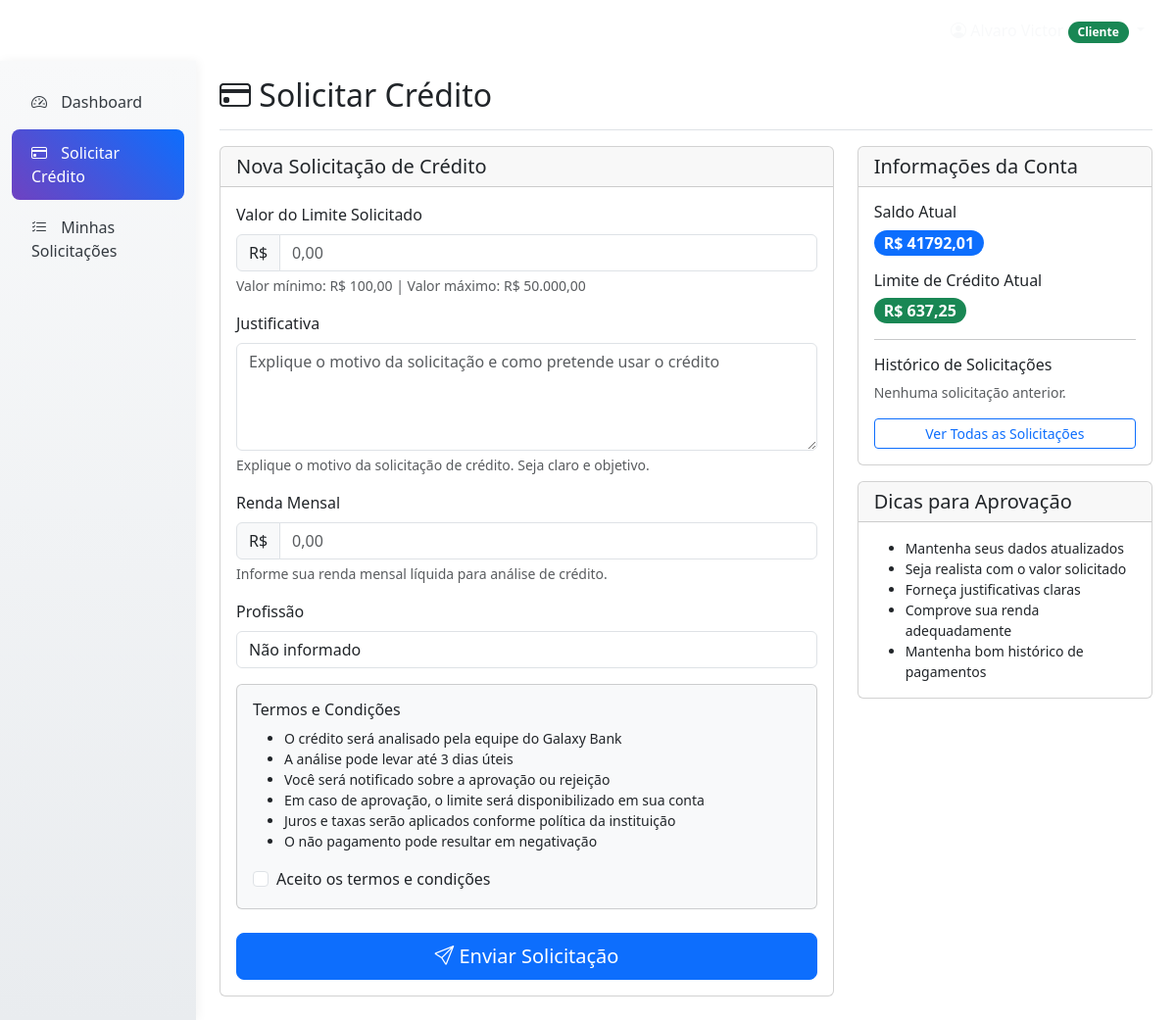
Before: /credito/solicitar/ (signed in) with the older database file.
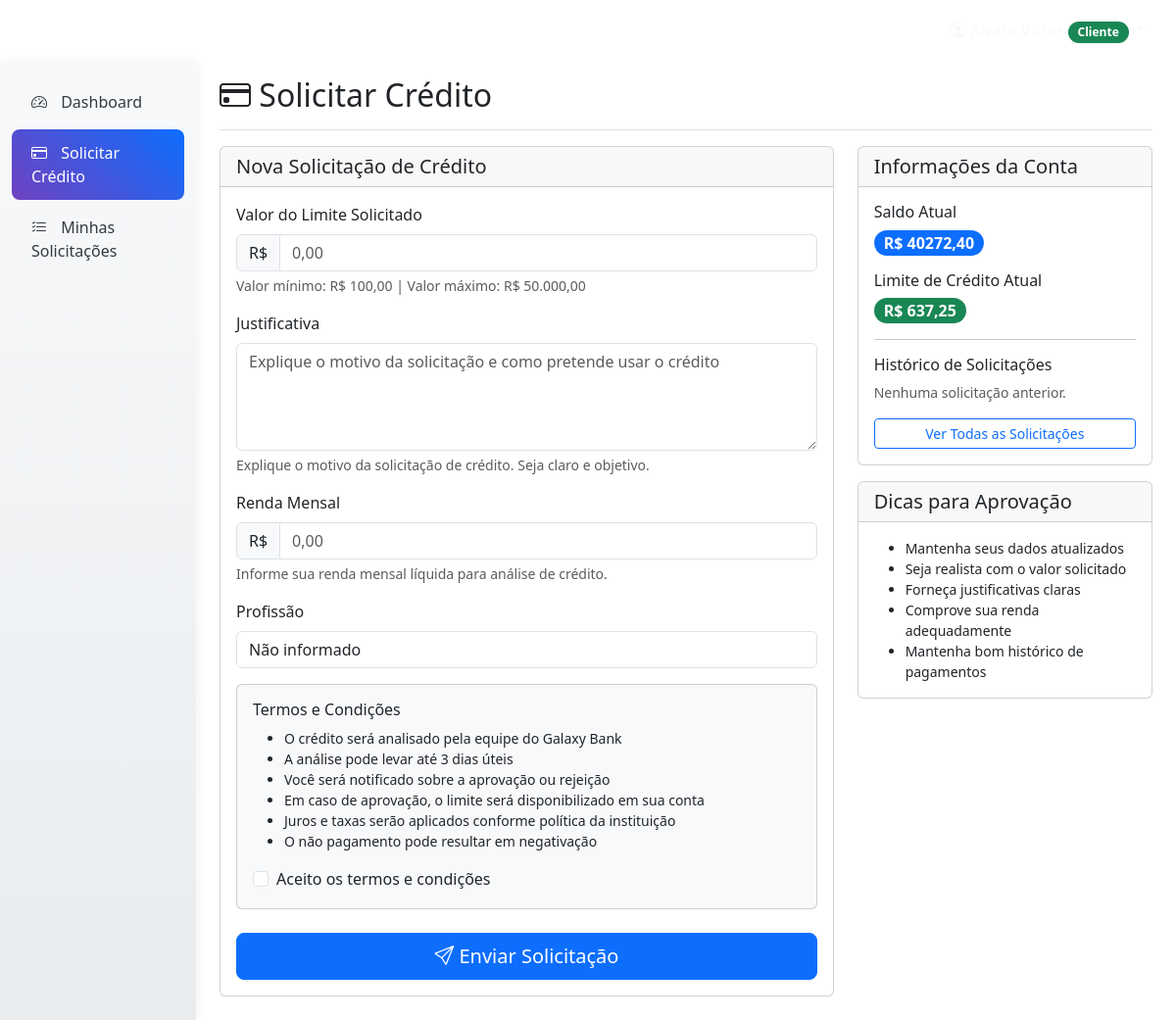
After: the same page with the newer database file.
### usuarios/models.py (models this page shows, shortened)
class Usuario(AbstractUser):
    TIPO_USUARIO_CHOICES = [
        ('cliente', 'Cliente'),
        ('gerente', 'Gerente'),
    ]
    tipo_usuario = models.CharField(
        max_length=10,
        choices=TIPO_USUARIO_CHOICES,
        default='cliente'
    )
    telefone = models.CharField(
        max_length=15,
        blank=True,
        null=True,
        validators=[RegexValidator(r'^\+?1?\d{9,15}$')]
    )

class Cliente(models.Model):
    usuario = models.OneToOneField(Usuario, on_delete=models.CASCADE, primary_key=True)
    cpf = models.CharField(
        max_length=11,
        unique=True,
        validators=[RegexValidator(r'^\d{11}$', message='CPF deve conter 11 dígitos')]
    )
    score_pontos = models.IntegerField(default=0)
    saldo = models.DecimalField(max_digits=10, decimal_places=2, default=1000.00)
    limite_credito = models.DecimalField(max_digits=10, decimal_places=2, default=0.00)
    limite_credito_aprovado = models.BooleanField(default=False)
    data_cadastro = models.DateTimeField(auto_now_add=True)
    class Meta:
        verbose_name = 'Cliente'
        verbose_name_plural = 'Clientes'

### credito/views.py (the view)
# urls.py: path('solicitar/', views.solicitar_credito, name='solicitar'),
@login_required
def solicitar_credito(request):
    if request.user.tipo_usuario != 'cliente':
        messages.error(request, 'Apenas clientes podem solicitar crédito.')
        return redirect('usuarios:home_redirect')
    try:
        cliente = Cliente.objects.get(usuario=request.user)
        solicitacao_pendente = SolicitacaoCredito.objects.filter(
            cliente=cliente,
            status='pendente'
        ).first()
        if solicitacao_pendente:
            messages.warning(request, 'Você já possui uma solicitação pendente de análise.')
            return redirect('credito:minhas_solicitacoes')
        if request.method == 'POST':
            form = SolicitacaoCreditoForm(request.POST)
            if form.is_valid():
                solicitacao = form.save(commit=False)
                solicitacao.cliente = cliente
                solicitacao.save()
                messages.success(request, 'Solicitação de crédito enviada com sucesso! Aguarde a análise do gerente.')
                return redirect('credito:minhas_solicitacoes')
        else:
            form = SolicitacaoCreditoForm()
        context = {
            'form': form,
            'cliente': cliente,
        }
        return render(request, 'credito/solicitar.html', context)
    except Cliente.DoesNotExist:
        messages.error(request, 'Perfil de cliente não encontrado.')
        return redirect('usuarios:home_redirect')

### credito/templates/credito/solicitar.html (shortened to what the changed rows need)
{% extends "usuarios/base.html" %}
{% block content %}
<div class="container-fluid h-100">
    <div class="row h-100">
        <main class="col-md-9 ms-sm-auto col-lg-10 px-md-4">
            <div class="d-flex justify-content-between flex-wrap flex-md-nowrap align-items-center pt-3 pb-2 mb-3 border-bottom">
                <h1 class="h2">
                    <i class="bi bi-credit-card"></i> Solicitar Crédito
                </h1>
            </div>
            <div class="row">
                <div class="col-lg-4 mb-4">
                    <div class="card">
                        <div class="card-body">
                            <div class="mb-3">
                                <h6>Saldo Atual</h6>
                                <span class="badge bg-primary fs-6">R$ {{ user.cliente.saldo|floatformat:2 }}</span>
                            </div>
                            {% if user.cliente.limite_credito_aprovado %}
                            <div class="mb-3">
                                <h6>Limite de Crédito Atual</h6>
                                <span class="badge bg-success fs-6">R$ {{ user.cliente.limite_credito|floatformat:2 }}</span>
                            </div>
                            {% endif %}
                        </div>
                    </div>
                </div>
            </div>
        </main>
    </div>
</div>
{% endblock %}

### usuarios/templates/usuarios/base.html (shortened to what this page needs)
<!DOCTYPE html>
<html lang="pt-br">
<head>
    <link href="https://cdn.jsdelivr.net/npm/bootstrap@5.3.2/dist/css/bootstrap.min.css" rel="stylesheet">
    <link href="https://cdn.jsdelivr.net/npm/bootstrap-icons@1.11.1/font/bootstrap-icons.css" rel="stylesheet">
    {% load static %}
    {% now "U" as timestamp %}
    <link href="{% static 'css/galaxy-bank.css' %}?v={{ timestamp }}" rel="stylesheet">
</head>
<body>
    <nav class="navbar navbar-expand-lg navbar-dark">
        <div class="container-fluid px-4">
            <a class="navbar-brand" href="/">
                <i class="bi bi-stars"></i>
                <span>Galaxy Bank</span>
            </a>
            {% if user.is_authenticated %}
            <div class="navbar-nav ms-auto">
                <div class="nav-item dropdown">
                    <a class="nav-link dropdown-toggle text-light" href="#" role="button" data-bs-toggle="dropdown">
                        <i class="bi bi-person-circle"></i>
                        {% if user.tipo_usuario == 'cliente' %}
                            <span class="badge bg-success">{{ user.get_tipo_usuario_display }}</span>
                        {% elif user.tipo_usuario == 'gerente' %}
                            <span class="badge bg-warning">{{ user.get_tipo_usuario_display }}</span>
                        {% else %}
                            <span class="badge bg-info">{{ user.get_tipo_usuario_display }}</span>
                        {% endif %}
                    </a>
                </div>
            </div>
            {% endif %}
        </div>
    </nav>
    <div class="container-fluid p-0">
        {% block content %}{% endblock %}
    </div>
</body>
</html>

Changed rows visible on the page:
changed Usuario "Cliente": cliente.saldo "41792,01" → "40272,40"
